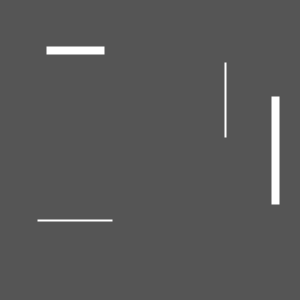
Frame 1 (no input)
Frame 60 (the mouse pressed at the canvas centre just before this capture): identical to frame 1, image omitted
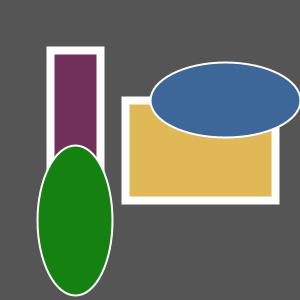
Frame 120 (the mouse held since frame 60 and released just before this capture)

The Processing sketch that drew these frames (run headless with seeded random() and noise(); from frame 60 on, the mouse is pressed at the canvas centre):

// Processing sketch: processing_35595
// ── processing_35595.pde

void setup () {
  size(300, 300);
  background(85);
}


void draw() {


  background(85);

  stroke(255);
  strokeWeight(8);
  fill(113, 48, 92);
  rect(50, 50, 50, mouseY);


  fill(224, 185, 86);
  rect(275, 100, -mouseY, 100);


  stroke(255);
  strokeWeight(2);
  fill(61, 103, 152);
  ellipseMode(CENTER);
  ellipse(225, 100, mouseX, 75);

  fill(21, 129, 16);
  ellipseMode(CENTER);
  ellipse(75, 220, 75, mouseX);
}

void mouseDragged() {
  //thirds grid layout:black
  stroke(0);
  strokeWeight(1);
  line(100, 0, 100, 300);
  line(200, 0, 200, 300);
  line(0, 100, 300, 100);
  line(0, 200, 300, 200);

  //sixths grid layout:grey
  stroke(162);
  strokeWeight(1);
  line(150, 0, 150, 300);
  line(0, 150, 300, 150);
  line(50, 0, 50, 300);
  line(250, 0, 250, 300);
  line(0, 50, 300, 50);
  line(0, 250, 300, 250);

background(255
    );
}
